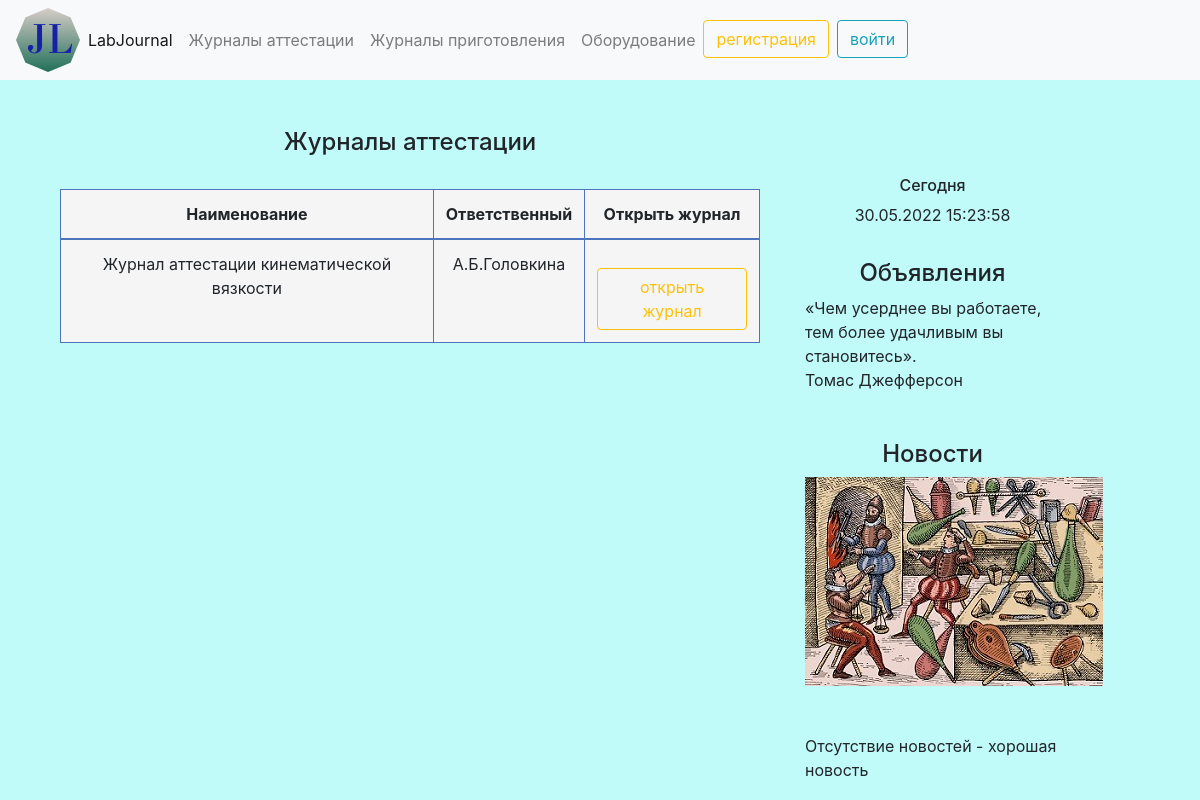
Before: /attestationJ/ with the older database file.
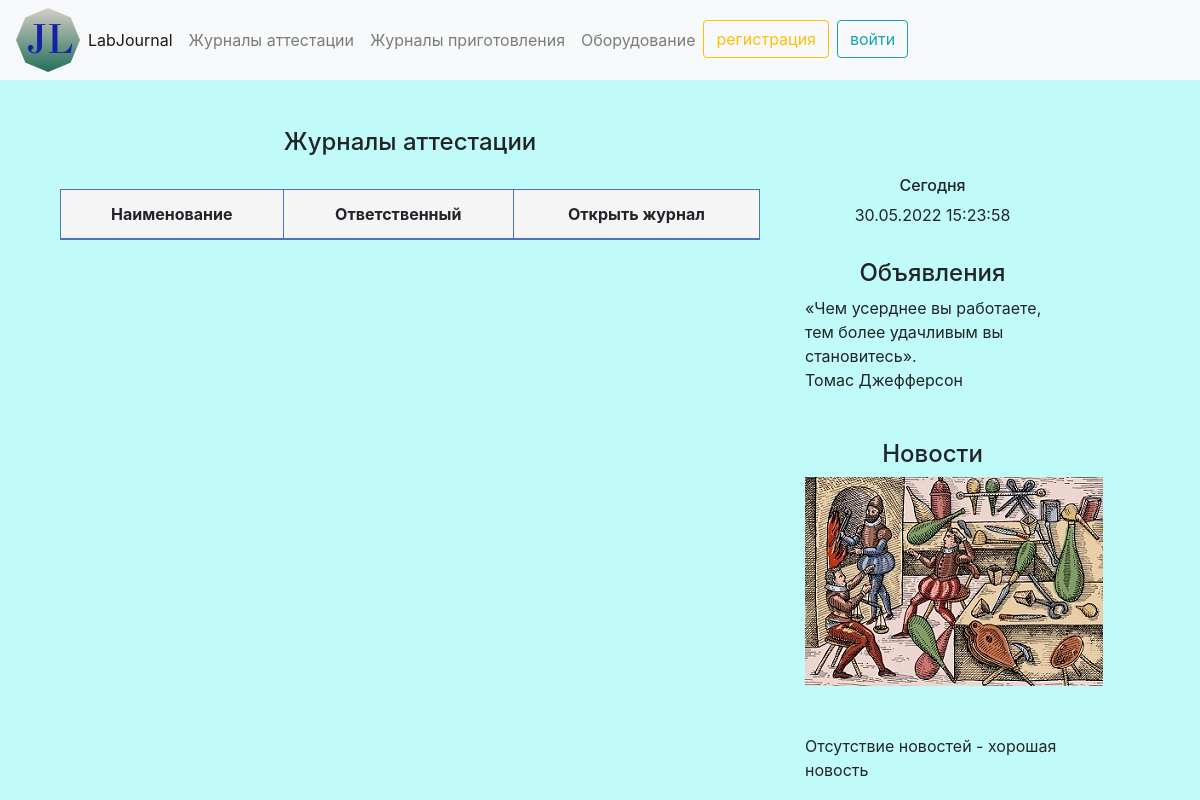
After: the same page with the newer database file.
### main/models.py (models this page shows, shortened)
class AttestationJ(models.Model):
    date = models.DateField('Дата cсоздания журнала', default=timezone.now)
    name = models.CharField('Наименование журнала', max_length=100, default='')
    ndocument = models.CharField('Методы испытаний', max_length=100, default='')
    performer = models.ForeignKey(User, on_delete=models.CASCADE, verbose_name='ответственный за ведение журнала')
    for_url = models.CharField('Адрес журнала', max_length=100, default='')  # todo URLField
    class Meta:
        verbose_name = 'Журнал аттестации'
        verbose_name_plural = 'Журналы аттестации'

### main/views.py (the view)
# urls.py: path('attestationJ/', views.AttestationJView.as_view(), name='att'),
class AttestationJView(View):
   def get(self, request):
       AttestationJObjects = AttestationJ.objects.all()
       return render(request, 'main/attestationJ.html', {'AttestationJObjects': AttestationJObjects})

### main/templates/main/attestationJ.html (shortened to what this page needs)
{% extends 'main/base.html' %}
{% load static %}
{% block content %}
    <div style="text-align: center;"><h4>Журналы аттестации</h4></div>
<br>
<table class="table table-bordered">
<thead>
    <tr>
      <th> <div style="text-align: center;"> Наименование </div></th>
      <th> <div style="text-align: center;"> Ответственный  </div></th>
      <th> <div style="text-align: center;"> Открыть журнал  </div></th>
    </tr>
  </thead>
  <tbody>
{% for obj in AttestationJObjects %}
    <tr>
      <td align="center">{{ obj.name }}</td>
      <td align="center"> {{ obj.performer }}</td>
      <td align="center"><a href="{{obj.for_url}}"  class="btn btn-outline-warning mt-3">открыть журнал</a></td>
    </tr>
{% endfor %}
  </tbody>
</table>
{% endblock %}

Changed rows visible on the page:
removed AttestationJ: name "Журнал аттестации кинематической вязкости", performer "А.Б.Головкина"
